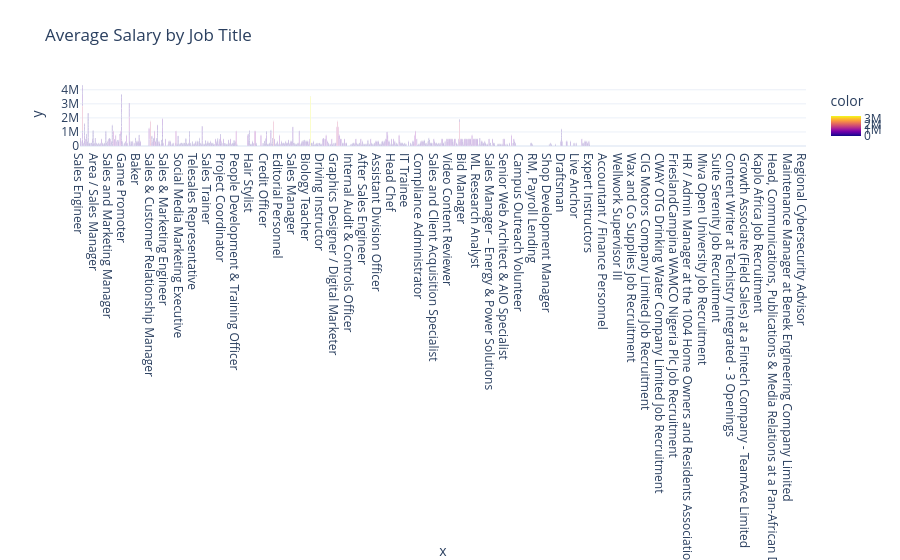

The code cell stored with this chart in its notebook:
### Code cell
# Creating the Bar Chart
# Sort by salary descending
df_sorted = df.sort_values('avg_salary', ascending=False)

fig_bar = px.bar(df_sorted, 
                 x=df['title'], 
                 y=df['avg_salary'],
                 color=df['avg_salary'],  # Color gradient based on value
                 text_auto='.2s',     # Adds labels on top of bars
                 title="Average Salary by Job Title",
                 labels={'Salary_Avg': 'Average Salary ($)', 'Job_Title': 'Role'},
                 template='plotly_white')

fig_bar.show()

### Figure 1 — Plotly figure (JSON) as saved in the notebook; plotly's stock layout.template omitted (floating-point values rounded to 4 significant figures; data arrays with more than 128 entries replaced by an {"elided": "..."} marker saying what was removed)
{"data": [{"hovertemplate": "x=%{x}<br>y=%{y}<br>color=%{marker.color}<extra></extra>", "legendgroup": "", "marker": {"color": {"elided": "1308 float values"}, "coloraxis": "coloraxis", "pattern": {"shape": ""}}, "name": "", "orientation": "v", "showlegend": false, "textposition": "auto", "texttemplate": "%{y:.2s}", "type": "bar", "x": {"elided": "1308 str values"}, "xaxis": "x", "y": {"elided": "1308 float values"}, "yaxis": "y"}], "layout": {"barmode": "relative", "coloraxis": {"colorbar": {"title": {"text": "color"}}, "colorscale": [[0, "#0d0887"], [0.1111, "#46039f"], [0.2222, "#7201a8"], [0.3333, "#9c179e"], [0.4444, "#bd3786"], [0.5556, "#d8576b"], [0.6667, "#ed7953"], [0.7778, "#fb9f3a"], [0.8889, "#fdca26"], [1, "#f0f921"]]}, "legend": {"tracegroupgap": 0}, "title": {"text": "Average Salary by Job Title"}, "xaxis": {"anchor": "y", "domain": [0, 1], "title": {"text": "x"}}, "yaxis": {"anchor": "x", "domain": [0, 1], "title": {"text": "y"}}}}
